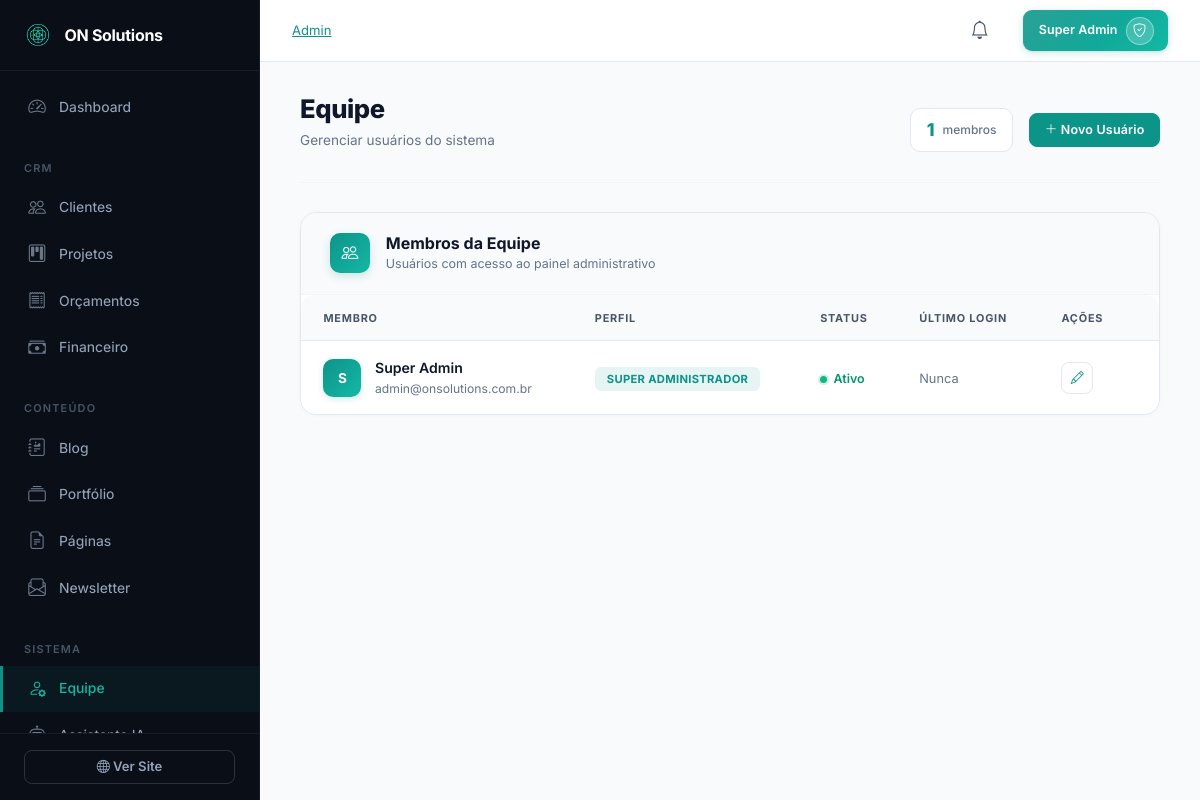
Page /admin/users (signed in) on the committed database.
### tables this page shows
CREATE TABLE IF NOT EXISTS `users` (
    `id` INT UNSIGNED AUTO_INCREMENT PRIMARY KEY,
    `name` VARCHAR(255) NOT NULL,
    `email` VARCHAR(191) NOT NULL UNIQUE,
    `password` VARCHAR(255) NOT NULL,
    `role_id` INT UNSIGNED NOT NULL,
    `role` VARCHAR(100) NOT NULL DEFAULT 'editor',
    `avatar` VARCHAR(500) NULL,
    `phone` VARCHAR(50) NULL,
    `is_active` TINYINT(1) DEFAULT 1,
    `email_verified_at` TIMESTAMP NULL,
    `remember_token` VARCHAR(255) NULL,
    `reset_token` VARCHAR(255) NULL,
    `reset_token_expires` TIMESTAMP NULL,
    `last_login_at` TIMESTAMP NULL,
    `last_login_ip` VARCHAR(45) NULL,
    `login_attempts` INT DEFAULT 0,
    `locked_until` TIMESTAMP NULL,
    `created_at` TIMESTAMP DEFAULT CURRENT_TIMESTAMP,
    `updated_at` TIMESTAMP DEFAULT CURRENT_TIMESTAMP ON UPDATE CURRENT_TIMESTAMP,
    FOREIGN KEY (`role_id`) REFERENCES `roles`(`id`),
    INDEX `idx_users_email` (`email`),
    INDEX `idx_users_role` (`role`),
    INDEX `idx_users_active` (`is_active`)
);

CREATE TABLE IF NOT EXISTS `roles` (
    `id` INT UNSIGNED AUTO_INCREMENT PRIMARY KEY,
    `name` VARCHAR(100) NOT NULL UNIQUE,
    `slug` VARCHAR(100) NOT NULL UNIQUE,
    `description` TEXT NULL,
    `is_system` TINYINT(1) DEFAULT 0,
    `created_at` TIMESTAMP DEFAULT CURRENT_TIMESTAMP,
    `updated_at` TIMESTAMP DEFAULT CURRENT_TIMESTAMP ON UPDATE CURRENT_TIMESTAMP
);

### app/Controllers/Admin/UsersController.php (called while the page is built, shortened)
<?php
class UsersController extends Controller
{
    private User $userModel;
    public function __construct()
    {
        $this->userModel = new User();
    }
    public function index(): void
    {
        $this->data['users'] = $this->userModel->allWithRole();
        $this->data['page_title'] = 'Equipe - ' . SITE_NAME;
        $this->view('admin/users/index', $this->data, 'admin');
    }
}

### public/index.php (called while the page is built, shortened)
<?php
$router = new \App\Core\Router();
require ROOT_PATH . '/routes/admin.php';
$requestUri = $_GET['url'] ?? '';
$requestUri = '/' . trim($requestUri, '/');
$requestMethod = $_SERVER['REQUEST_METHOD'];
$router->dispatch($requestUri, $requestMethod);

### app/helpers/functions.php (called while the page is built, shortened)
<?php
function url(string $path = ''): string
{
    return BASE_URL . '/' . ltrim($path, '/');
}
function e(mixed $value): string
{
    return htmlspecialchars((string)$value, ENT_QUOTES, 'UTF-8');
}
function currentUser(): ?array
{
    return $_SESSION['user'] ?? null;
}

### app/Core/Database.php (called while the page is built, shortened)
<?php
class Database
{
    private static ?Database $instance = null;
    private PDO $pdo;
    private function __construct(array $config)
    {
        try {
            $dsn = sprintf(
                'mysql:host=%s;port=%d;dbname=%s;charset=%s',
                $config['host'],
                $config['port'],
                $config['database'],
                $config['charset']
            );
            $this->pdo = new PDO(
                $dsn,
                $config['username'],
                $config['password'],
                $config['options']
            );
        } catch (PDOException $e) {
            if (defined('APP_DEBUG') && APP_DEBUG) {
                die('Erro de conexão: ' . $e->getMessage());
            }
            die('Erro ao conectar com o banco de dados.');
        }
    }
    public static function getInstance(array $config = []): self
    {
        if (self::$instance === null) {
            self::$instance = new self($config);
        }
        return self::$instance;
    }
    public function query(string $sql, array $params = []): \PDOStatement
    {
        $stmt = $this->pdo->prepare($sql);
        $stmt->execute($params);
        return $stmt;
    }
    public function fetchAll(string $sql, array $params = []): array
    {
        $stmt = $this->query($sql, $params);
        return $stmt->fetchAll();
    }
}

### app/Models/User.php (called while the page is built, shortened)
<?php
class User extends Model
{
    public function allWithRole(): array
    {
        return $this->db->fetchAll(
            "SELECT u.*, r.name as role_name
             FROM users u
             JOIN roles r ON u.role_id = r.id
             ORDER BY u.name ASC"
        );
    }
}

### app/Core/Model.php (called while the page is built, shortened)
<?php
abstract class Model
{
    public function __construct()
    {
        $this->db = Database::getInstance();
    }
}

### app/views/admin/users/index.php (the view, shortened to what this page needs)
<div class="team-page">
    <div class="page-header d-flex justify-content-between align-items-center">
        <div>
            <h1 class="page-title">Equipe</h1>
            <p class="page-subtitle">Gerenciar usuários do sistema</p>
        </div>
        <div class="d-flex align-items-center gap-3">
            <div class="team-stat">
                <span class="team-stat__value"><?= count($users) ?></span>
                <span class="team-stat__label">membros</span>
            </div>
            <a href="<?= url('admin/users/create') ?>" class="btn btn-primary"><i class="bi bi-plus-lg"></i> Novo Usuário</a>
        </div>
    </div>
    <?php if (empty($users)): ?>
    <div class="team-empty">
        <div class="team-empty__icon">
            <i class="bi bi-people"></i>
        </div>
        <h4>Nenhum usuário cadastrado</h4>
        <p>Adicione membros à equipe para gerenciar o sistema.</p>
    </div>
    <?php else: ?>
    <div class="team-card">
        <div class="team-card__header">
            <div class="team-card__header-icon">
                <i class="bi bi-people"></i>
            </div>
            <div>
                <h3 class="team-card__title">Membros da Equipe</h3>
                <p class="team-card__desc">Usuários com acesso ao painel administrativo</p>
            </div>
        </div>
        <div class="table-responsive">
            <table class="table table-hover mb-0 team-table">
                <thead>
                    <tr>
                        <th>Membro</th>
                        <th>Perfil</th>
                        <th>Status</th>
                        <th>Último Login</th>
                        <th width="120">Ações</th>
                    </tr>
                </thead>
                <tbody>
                <?php foreach ($users as $user): ?>
                <tr>
                    <td>
                        <div class="team-member">
                            <div class="team-member__avatar">
                                <?= strtoupper(substr($user['name'], 0, 1)) ?>
                            </div>
                            <div class="team-member__info">
                                <span class="team-member__name"><?= e($user['name']) ?></span>
                                <span class="team-member__email"><?= e($user['email']) ?></span>
                            </div>
                        </div>
                    </td>
                    <td>
                        <?php
                        $roleClass = 'secondary';
                        $role = strtolower($user['role'] ?? '');
                        if ($role === 'super_admin') $roleClass = 'primary';
                        elseif ($role === 'admin') $roleClass = 'info';
                        elseif ($role === 'editor') $roleClass = 'warning';
                        ?>
                        <span class="team-role team-role--<?= $roleClass ?>"><?= e($user['role_name'] ?? $user['role']) ?></span>
                    </td>
                    <td>
                        <span class="team-status team-status--<?= $user['is_active'] ? 'active' : 'inactive' ?>">
                            <span class="team-status__dot"></span>
                            <?= $user['is_active'] ? 'Ativo' : 'Inativo' ?>
                        </span>
                    </td>
                    <td><span class="team-date"><?= $user['last_login_at'] ? formatDateTime($user['last_login_at']) : 'Nunca' ?></span></td>
                    <td>
                        <div class="team-actions">
                            <a href="<?= url('admin/users/' . $user['id'] . '/edit') ?>" class="team-action-btn team-action-btn--edit" title="Editar">
                                <i class="bi bi-pencil"></i>
                            </a>
                        </div>
                    </td>
                </tr>
                <?php endforeach; ?>
                </tbody>
            </table>
        </div>
    </div>
    <?php endif; ?>
</div>

### app/Core/Router.php (shortened to what this page needs)
<?php
class Router
{
    private array $routes = [];
    private string $currentPrefix = '';
    private array $currentMiddlewares = [];
    public function group(array $options, callable $callback): void
    {
        $previousPrefix = $this->currentPrefix;
        $previousMiddlewares = $this->currentMiddlewares;
        $this->currentPrefix .= $options['prefix'] ?? '';
        $this->currentMiddlewares = array_merge(
            $this->currentMiddlewares,
            $options['middleware'] ?? []
        );
        $this->currentPrefix = $previousPrefix;
        $this->currentMiddlewares = $previousMiddlewares;
    }
    private function addRoute(string $method, string $uri, string $action, array $middlewares = []): self
    {
        $uri = $this->currentPrefix . '/' . ltrim($uri, '/');
        $uri = '/' . trim($uri, '/');
        $pattern = preg_replace('/\{([a-zA-Z_]+)\}/', '(?P<$1>[^/]+)', $uri);
        $pattern = '#^' . $pattern . '$#';
        $allMiddlewares = array_merge($this->currentMiddlewares, $middlewares);
        $this->routes[] = [
            'method'      => $method,
            'uri'         => $uri,
            'pattern'     => $pattern,
            'action'      => $action,
            'middlewares' => $allMiddlewares,
        ];
        return $this;
    }
    public function dispatch(string $requestUri, string $requestMethod): void
    {
        $uri = parse_url($requestUri, PHP_URL_PATH);
        $uri = '/' . trim($uri, '/');
        foreach ($this->routes as $route) {
            if ($route['method'] !== $requestMethod) {
                continue;
            }
            if (preg_match($route['pattern'], $uri, $matches)) {
                $params = array_filter($matches, 'is_string', ARRAY_FILTER_USE_KEY);
                $this->executeAction($route['action'], $params);
                return;
            }
        }
    }
    private function executeAction(string $action, array $params): void
    {
        [$controllerName, $methodName] = explode('@', $action);
        $controller = new $controllerClass();
        call_user_func_array([$controller, $methodName], $params);
    }
}

### app/views/partials/admin-topbar.php (shortened to what this page needs)
<header class="admin-topbar">
    <div class="topbar-left">
        <nav aria-label="breadcrumb" class="d-none d-md-block">
            <ol class="breadcrumb mb-0">
                <li class="breadcrumb-item"><a href="<?= url('admin/dashboard') ?>">Admin</a></li>
            </ol>
        </nav>
    </div>
    <div class="topbar-right">
        <div class="dropdown me-3">
            <button class="btn btn-link topbar-icon" data-bs-toggle="dropdown" aria-label="Notificações">
                <i class="bi bi-bell"></i>
            </button>
        </div>
        <div class="dropdown">
            <button class="btn btn-link topbar-user" data-bs-toggle="dropdown">
                <span class="user-name d-none d-md-inline"><?= e(currentUser()['name'] ?? 'Admin') ?></span>
                <span class="user-avatar">
                    <?php if ($avatar = currentUser()['avatar'] ?? null): ?>
                        <img src="<?= e($avatar) ?>" alt="Avatar">
                    <?php else: ?>
                        <i class="bi bi-shield-check"></i>
                    <?php endif; ?>
                </span>
            </button>
        </div>
    </div>
</header>

### rows in the picture
users: name "Super Admin", name "S", email "admin@onsolutions.com.br", role.name "SUPER ADMINISTRADOR", is_active "Ativo", shows "Nunca"
